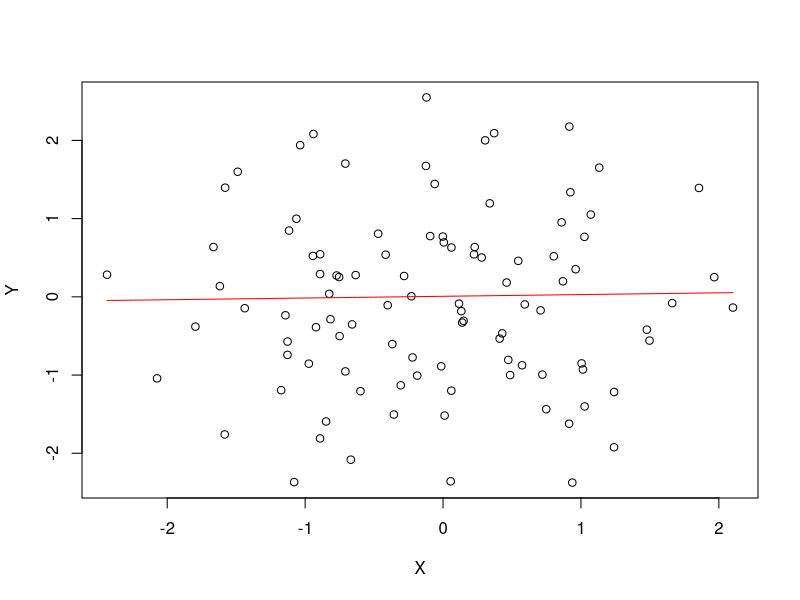

This chart was generated by the following R code:
x <- rnorm(100)
y <- rnorm(100)
n <- length(x)

LinReg <- function(X, Y) {
    plot(X, Y)
    a <- CalcA(X, Y)
    b <- CalcB(X, Y)

    lines(X, a * X + b, type = "l", lty = 1, col = "red")
}

CalcA <- function(X, Y) {
    sumX <- Summary(X)
    sumY <- Summary(Y)
    sumXY <- Summary(X, Y)
    sumXSquared <- SummarySquared(X)

    upper <- (sumXY * n) - (sumY * (-sumX))
    lower <- (sumXSquared * n) - (sumX * (-sumX))
    return(upper / lower)
}

CalcB <- function(X, Y) {
    sumX <- Summary(X)
    sumY <- Summary(Y)
    sumXY <- Summary(X,Y)
    sumXSquared <- SummarySquared(X)

    upper <- (sumX * sumY) - (sumX * sumXY)
    lower <- (sumXSquared * n) - (sumX * (-sumX))
    return(upper / lower)
}

SummarySquared <- function(X) {
    sum <- 0
    for (i in seq_along(X)) {
        sum <- sum + X[i]^2
    }
    return(sum)
}

Summary <- function(X, Y) {
    sum <- 0

    if (missing(Y)) {
        for (i in seq_along(X)) {
            sum <- sum + X[i]
        }
        return(sum)
    }

    for (i in seq_along(X)) {
        sum <- sum + X[i] * Y[i]
    }
    return(sum)
}
LinReg(x, y)